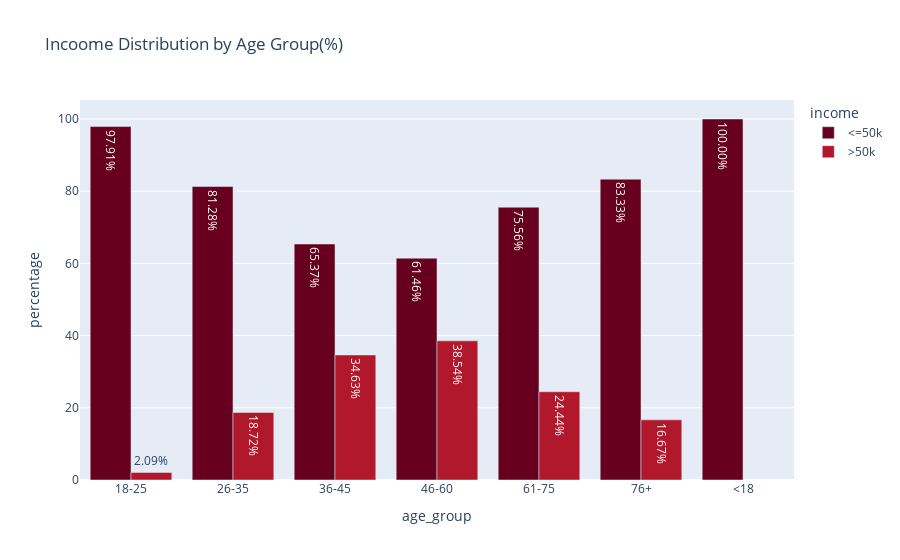
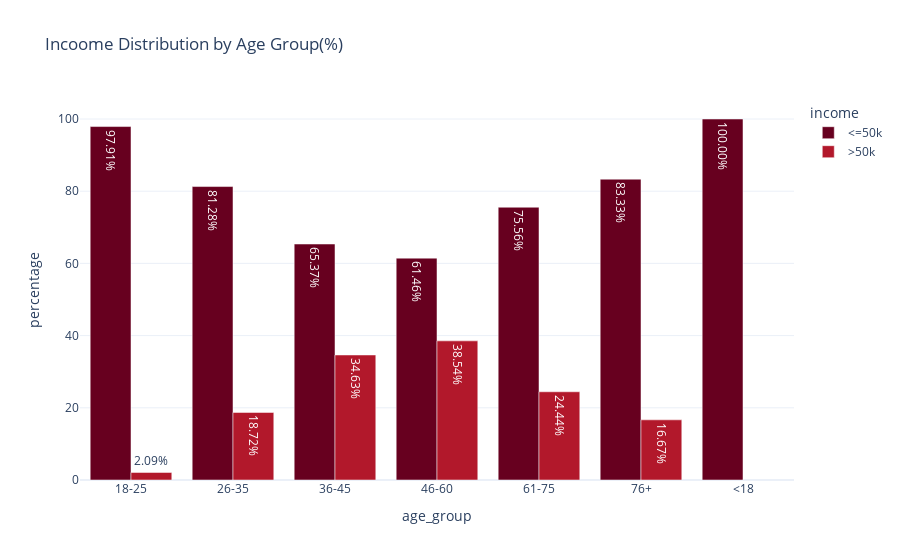
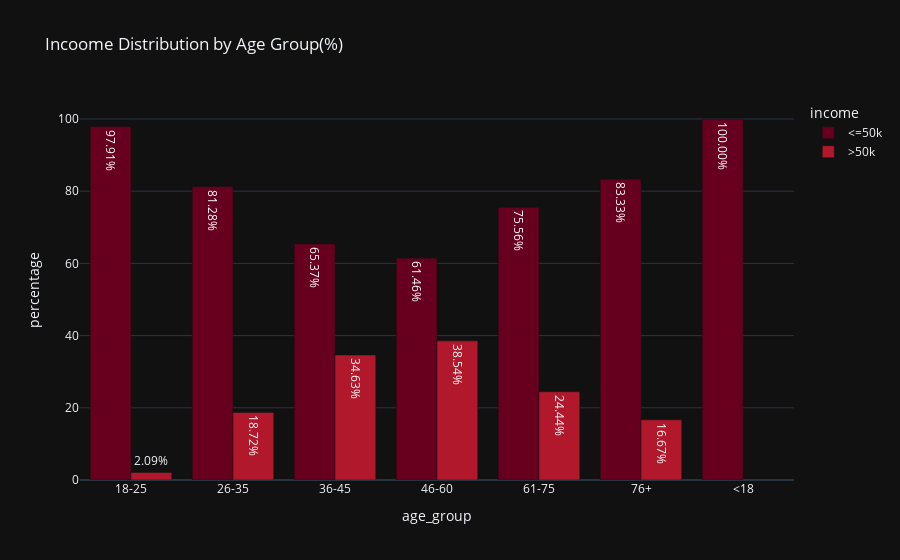
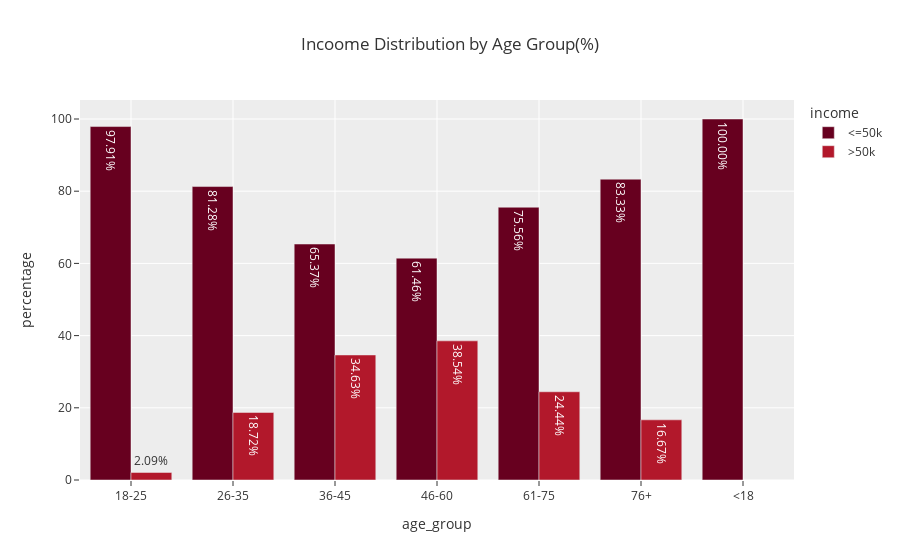

Source (notebook cell) for these figures, in order:
### Code cell
themes = ["plotly", "plotly_white", "plotly_dark", "ggplot2", "seaborn", "simple_white", "presentation", "xgridoff", "ygridoff", "gridon", "none"]

for theme in themes:
    fig.update_layout(template=theme)

    fig.show()

### Figure 1 — Plotly figure (JSON) as saved in the notebook; plotly's stock layout.template omitted (floating-point values rounded to 4 significant figures)
{"data": [{"alignmentgroup": "True", "hovertemplate": "income=<=50k<br>age_group=%{x}<br>percentage=%{text}<extra></extra>", "legendgroup": "<=50k", "marker": {"color": "rgb(103,0,31)", "pattern": {"shape": ""}}, "name": "<=50k", "offsetgroup": "<=50k", "orientation": "v", "showlegend": true, "text": [97.91, 81.28, 65.37, 61.46, 75.56, 83.33, 100], "textposition": "auto", "texttemplate": "%{text:.2f}%", "type": "bar", "x": ["18-25", "26-35", "36-45", "46-60", "61-75", "76+", "<18"], "xaxis": "x", "y": [97.91, 81.28, 65.37, 61.46, 75.56, 83.33, 100], "yaxis": "y"}, {"alignmentgroup": "True", "hovertemplate": "income=>50k<br>age_group=%{x}<br>percentage=%{text}<extra></extra>", "legendgroup": ">50k", "marker": {"color": "rgb(178,24,43)", "pattern": {"shape": ""}}, "name": ">50k", "offsetgroup": ">50k", "orientation": "v", "showlegend": true, "text": [2.093, 18.72, 34.63, 38.54, 24.44, 16.67], "textposition": "auto", "texttemplate": "%{text:.2f}%", "type": "bar", "x": ["18-25", "26-35", "36-45", "46-60", "61-75", "76+"], "xaxis": "x", "y": [2.093, 18.72, 34.63, 38.54, 24.44, 16.67], "yaxis": "y"}], "layout": {"autosize": true, "barmode": "group", "legend": {"title": {"text": "income"}, "tracegroupgap": 0}, "title": {"text": "Incoome Distribution by Age Group(%)"}, "xaxis": {"anchor": "y", "autorange": true, "domain": [0, 1], "range": [-0.5, 6.5], "title": {"text": "age_group"}, "type": "category"}, "yaxis": {"anchor": "x", "autorange": true, "domain": [0, 1], "range": [0, 105.3], "title": {"text": "percentage"}, "type": "linear"}}}

### Figure 2 — Plotly figure (JSON) as saved in the notebook; plotly's stock layout.template omitted (floating-point values rounded to 4 significant figures)
{"data": [{"alignmentgroup": "True", "hovertemplate": "income=<=50k<br>age_group=%{x}<br>percentage=%{text}<extra></extra>", "legendgroup": "<=50k", "marker": {"color": "rgb(103,0,31)", "pattern": {"shape": ""}}, "name": "<=50k", "offsetgroup": "<=50k", "orientation": "v", "showlegend": true, "text": [97.91, 81.28, 65.37, 61.46, 75.56, 83.33, 100], "textposition": "auto", "texttemplate": "%{text:.2f}%", "type": "bar", "x": ["18-25", "26-35", "36-45", "46-60", "61-75", "76+", "<18"], "xaxis": "x", "y": [97.91, 81.28, 65.37, 61.46, 75.56, 83.33, 100], "yaxis": "y"}, {"alignmentgroup": "True", "hovertemplate": "income=>50k<br>age_group=%{x}<br>percentage=%{text}<extra></extra>", "legendgroup": ">50k", "marker": {"color": "rgb(178,24,43)", "pattern": {"shape": ""}}, "name": ">50k", "offsetgroup": ">50k", "orientation": "v", "showlegend": true, "text": [2.093, 18.72, 34.63, 38.54, 24.44, 16.67], "textposition": "auto", "texttemplate": "%{text:.2f}%", "type": "bar", "x": ["18-25", "26-35", "36-45", "46-60", "61-75", "76+"], "xaxis": "x", "y": [2.093, 18.72, 34.63, 38.54, 24.44, 16.67], "yaxis": "y"}], "layout": {"autosize": true, "barmode": "group", "legend": {"title": {"text": "income"}, "tracegroupgap": 0}, "title": {"text": "Incoome Distribution by Age Group(%)"}, "xaxis": {"anchor": "y", "autorange": true, "domain": [0, 1], "range": [-0.5, 6.5], "title": {"text": "age_group"}, "type": "category"}, "yaxis": {"anchor": "x", "autorange": true, "domain": [0, 1], "range": [0, 105.3], "title": {"text": "percentage"}, "type": "linear"}}}

### Figure 3 — Plotly figure (JSON) as saved in the notebook; plotly's stock layout.template omitted (floating-point values rounded to 4 significant figures)
{"data": [{"alignmentgroup": "True", "hovertemplate": "income=<=50k<br>age_group=%{x}<br>percentage=%{text}<extra></extra>", "legendgroup": "<=50k", "marker": {"color": "rgb(103,0,31)", "pattern": {"shape": ""}}, "name": "<=50k", "offsetgroup": "<=50k", "orientation": "v", "showlegend": true, "text": [97.91, 81.28, 65.37, 61.46, 75.56, 83.33, 100], "textposition": "auto", "texttemplate": "%{text:.2f}%", "type": "bar", "x": ["18-25", "26-35", "36-45", "46-60", "61-75", "76+", "<18"], "xaxis": "x", "y": [97.91, 81.28, 65.37, 61.46, 75.56, 83.33, 100], "yaxis": "y"}, {"alignmentgroup": "True", "hovertemplate": "income=>50k<br>age_group=%{x}<br>percentage=%{text}<extra></extra>", "legendgroup": ">50k", "marker": {"color": "rgb(178,24,43)", "pattern": {"shape": ""}}, "name": ">50k", "offsetgroup": ">50k", "orientation": "v", "showlegend": true, "text": [2.093, 18.72, 34.63, 38.54, 24.44, 16.67], "textposition": "auto", "texttemplate": "%{text:.2f}%", "type": "bar", "x": ["18-25", "26-35", "36-45", "46-60", "61-75", "76+"], "xaxis": "x", "y": [2.093, 18.72, 34.63, 38.54, 24.44, 16.67], "yaxis": "y"}], "layout": {"autosize": true, "barmode": "group", "legend": {"title": {"text": "income"}, "tracegroupgap": 0}, "title": {"text": "Incoome Distribution by Age Group(%)"}, "xaxis": {"anchor": "y", "autorange": true, "domain": [0, 1], "range": [-0.5, 6.5], "title": {"text": "age_group"}, "type": "category"}, "yaxis": {"anchor": "x", "autorange": true, "domain": [0, 1], "range": [0, 105.3], "title": {"text": "percentage"}, "type": "linear"}}}

### Figure 4 — Plotly figure (JSON) as saved in the notebook; plotly's stock layout.template omitted (floating-point values rounded to 4 significant figures)
{"data": [{"alignmentgroup": "True", "hovertemplate": "income=<=50k<br>age_group=%{x}<br>percentage=%{text}<extra></extra>", "legendgroup": "<=50k", "marker": {"color": "rgb(103,0,31)", "pattern": {"shape": ""}}, "name": "<=50k", "offsetgroup": "<=50k", "orientation": "v", "showlegend": true, "text": [97.91, 81.28, 65.37, 61.46, 75.56, 83.33, 100], "textposition": "auto", "texttemplate": "%{text:.2f}%", "type": "bar", "x": ["18-25", "26-35", "36-45", "46-60", "61-75", "76+", "<18"], "xaxis": "x", "y": [97.91, 81.28, 65.37, 61.46, 75.56, 83.33, 100], "yaxis": "y"}, {"alignmentgroup": "True", "hovertemplate": "income=>50k<br>age_group=%{x}<br>percentage=%{text}<extra></extra>", "legendgroup": ">50k", "marker": {"color": "rgb(178,24,43)", "pattern": {"shape": ""}}, "name": ">50k", "offsetgroup": ">50k", "orientation": "v", "showlegend": true, "text": [2.093, 18.72, 34.63, 38.54, 24.44, 16.67], "textposition": "auto", "texttemplate": "%{text:.2f}%", "type": "bar", "x": ["18-25", "26-35", "36-45", "46-60", "61-75", "76+"], "xaxis": "x", "y": [2.093, 18.72, 34.63, 38.54, 24.44, 16.67], "yaxis": "y"}], "layout": {"autosize": true, "barmode": "group", "legend": {"title": {"text": "income"}, "tracegroupgap": 0}, "title": {"text": "Incoome Distribution by Age Group(%)"}, "xaxis": {"anchor": "y", "autorange": true, "domain": [0, 1], "range": [-0.5, 6.5], "title": {"text": "age_group"}, "type": "category"}, "yaxis": {"anchor": "x", "autorange": true, "domain": [0, 1], "range": [0, 105.3], "title": {"text": "percentage"}, "type": "linear"}}}
